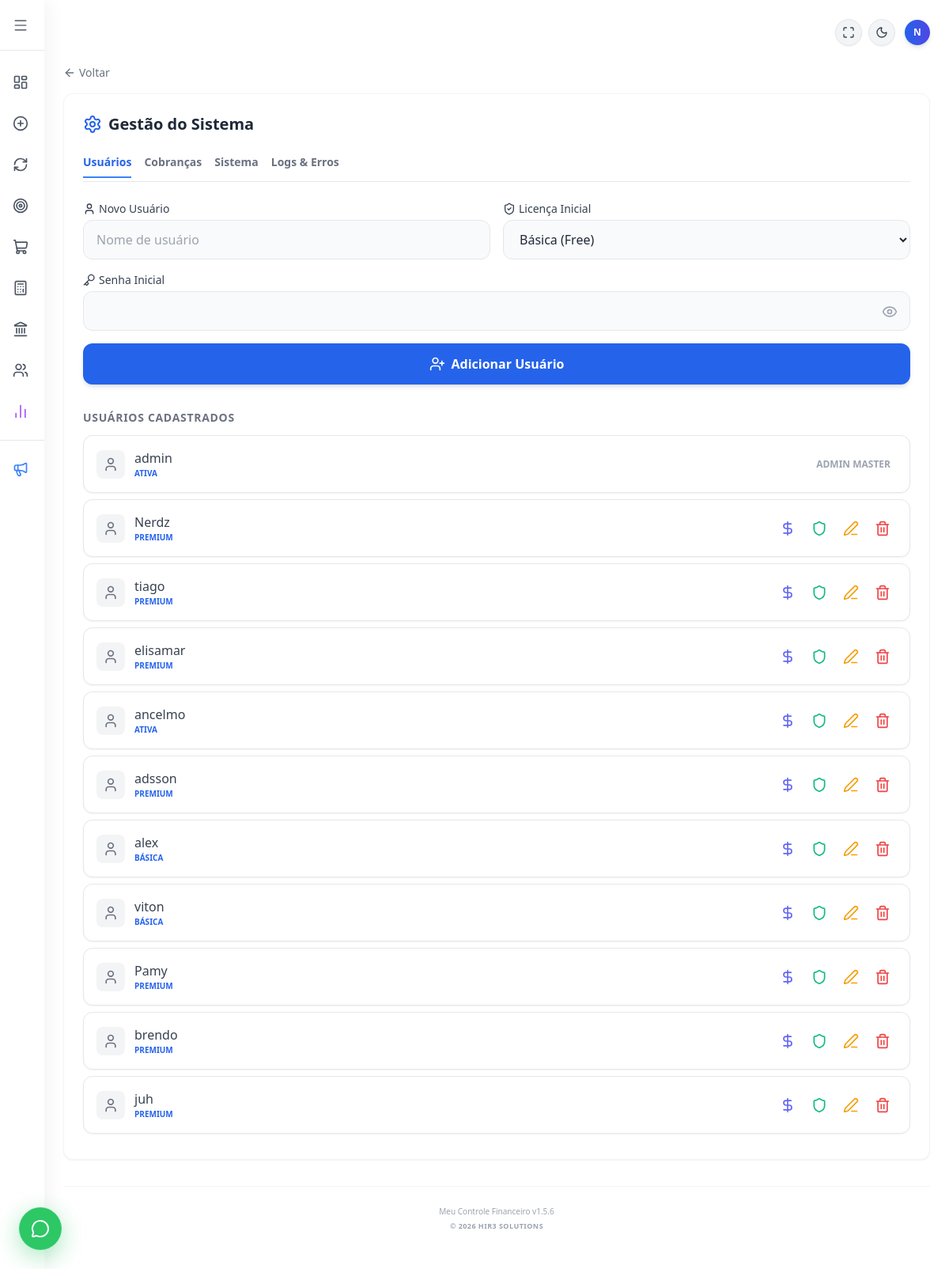
The app's page /usuarios (signed in) with its own data.
### tables this page shows
CREATE TABLE usuarios (
            id INTEGER PRIMARY KEY AUTOINCREMENT,
            usuario TEXT UNIQUE NOT NULL,
            senha TEXT NOT NULL
        , renda REAL DEFAULT 0.00, licenca TEXT DEFAULT 'Ativa', valor_licencas REAL DEFAULT 0.00, telefone TEXT, is_admin INTEGER DEFAULT 0);

### flask_app.py (the view, shortened to what this page needs)
@app.route('/usuarios', methods=['GET', 'POST'])
def usuarios():
    if 'logado' not in session:
        return redirect(url_for('login'))
    if not session.get('is_admin'):
        return render_template('telas/gestao_usuarios.html')
    conexao = sqlite3.connect('financas.db')
    conexao.row_factory = sqlite3.Row # Permite acessar colunas por nome
    cursor = conexao.cursor()
    try:
        cursor.execute("SELECT id, usuario, licenca, valor_licencas, modulos_liberados FROM usuarios")
        lista_users = cursor.fetchall()
    except sqlite3.OperationalError:
        cursor.execute("SELECT id, usuario, licenca, valor_licencas, 'Todos' as modulos_liberados FROM usuarios")
        lista_users = cursor.fetchall()
    logs = []
    try:
        cursor.execute("SELECT * FROM logs_sistema ORDER BY id DESC LIMIT 50")
        logs = [dict(row) for row in cursor.fetchall()]
    except sqlite3.OperationalError:
        logs = []
    conexao.close()
    db_size_mb = 0.0
    if os.path.exists('financas.db'):
        db_size_mb = round(os.path.getsize('financas.db') / (1024 * 1024), 2)
    uploads_size_mb = 0.0
    uploads_path = 'static/uploads' # Ajuste se sua pasta for diferente
    try:
        total_disk, used_disk, free_disk = shutil.disk_usage("/")
        disk_percent = int((used_disk / total_disk) * 100)
    except:
        disk_percent = 0
    sys_info = {
        'db_size': str(db_size_mb).replace('.', ','),
        'uploads_size': str(uploads_size_mb).replace('.', ','),
        'disk_percent': disk_percent,
        'python_version': platform.python_version(),
        'flask_version': flask.__version__,
        'app_version': 'v1.5.4'
    }
    return render_template('telas/gestao_usuarios.html', usuarios=lista_users, logs=logs, sys_info=sys_info)

### flask_app.py (called while the page is built)
@app.context_processor
def inject_global_vars():
    versao = "1.5.6"
    data_formatada = datetime.now().strftime('%B %Y').capitalize()
    return dict(
        versao_atual=versao,
        data_atual=data_formatada
    )

### templates/telas/gestao_usuarios.html (shortened to what this page needs)
{% extends "base.html" %}
{% block content %}
    <a href="javascript:history.back()" class="flex items-center gap-1 text-gray-500 hover:text-blue-600 dark:text-gray-400 dark:hover:text-blue-400 mb-4 transition-colors text-sm font-medium">
        <i data-lucide="arrow-left" class="w-4 h-4"></i>
        <span>Voltar</span>
    </a>
    <div class="w-full bg-white dark:bg-gray-800 p-6 rounded-xl shadow-sm border border-gray-100 dark:border-gray-700">
        <h2 class="text-xl font-bold mb-6 text-gray-800 dark:text-gray-200 flex items-center gap-2">
            <i data-lucide="settings" class="w-6 h-6 text-blue-600 dark:text-blue-400"></i> Gestão do Sistema
        </h2>
        <div class="flex gap-4 border-b border-gray-200 dark:border-gray-700 mb-6 overflow-x-auto pb-1">
            <button onclick="showTab('usuarios')" id="btn-usuarios" class="pb-2 border-b-2 border-blue-500 font-bold text-sm text-blue-600 dark:text-blue-400 transition-all whitespace-nowrap">Usuários</button>
            <button onclick="showTab('cobrancas')" id="btn-cobrancas" class="pb-2 border-b-2 border-transparent hover:border-gray-300 font-bold text-sm text-gray-500 transition-all whitespace-nowrap">Cobranças</button>
            <button onclick="showTab('sistema')" id="btn-sistema" class="pb-2 border-b-2 border-transparent hover:border-gray-300 font-bold text-sm text-gray-500 transition-all whitespace-nowrap">Sistema</button>
            <button onclick="showTab('logs')" id="btn-logs" class="pb-2 border-b-2 border-transparent hover:border-gray-300 font-bold text-sm text-gray-500 transition-all whitespace-nowrap">Logs & Erros</button>
        </div>
        {% if session.get('is_admin') %}
            <div id="div-usuarios" class="block">
                <form action="/usuarios" method="POST" class="mb-8 space-y-4">
                    <div class="grid grid-cols-1 md:grid-cols-2 gap-4">
                        <div>
                            <label class="block text-sm font-medium text-gray-700 dark:text-gray-300 mb-1 flex items-center gap-1">
                                <i data-lucide="user" class="w-4 h-4"></i> Novo Usuário
                            </label>
                            <input type="text" name="usuario" placeholder="Nome de usuário" required
                                   class="w-full px-4 py-3 bg-gray-50 dark:bg-gray-900 border border-gray-200 dark:border-gray-700 rounded-xl text-gray-800 dark:text-gray-100 focus:outline-none focus:ring-2 focus:ring-blue-500 transition-all">
                        </div>
                        <div>
                            <label class="block text-sm font-medium text-gray-700 dark:text-gray-300 mb-1 flex items-center gap-1">
                                <i data-lucide="shield-check" class="w-4 h-4"></i> Licença Inicial
                            </label>
                            <select name="licenca" required class="w-full px-4 py-3 bg-gray-50 dark:bg-gray-900 border border-gray-200 dark:border-gray-700 rounded-xl text-gray-800 dark:text-gray-100 focus:outline-none focus:ring-2 focus:ring-blue-500 transition-all cursor-pointer">
                                <option value="Básica" selected>Básica (Free)</option>
                            </select>
                        </div>
                    </div>
                    <div class="relative w-full">
                        <label class="block text-sm font-medium text-gray-700 dark:text-gray-300 mb-1 flex items-center gap-1">
                            <i data-lucide="key" class="w-4 h-4"></i> Senha Inicial
                        </label>
                        <input type="password" id="senha-input" name="senha" required
                               class="w-full px-4 py-3 pr-10 bg-gray-50 dark:bg-gray-900 border border-gray-200 dark:border-gray-700 rounded-xl text-gray-800 dark:text-gray-100 focus:outline-none focus:ring-2 focus:ring-blue-500 transition-all">
                        <button type="button" onclick="toggleSenha()" class="absolute right-4 top-10 text-gray-400 hover:text-gray-600 transition-colors">
                            <i id="olhinho-icone" data-lucide="eye" class="w-5 h-5"></i>
                        </button>
                    </div>
                    <button type="submit" name="cadastrar" class="w-full bg-blue-600 text-white font-bold py-3.5 px-4 rounded-xl hover:bg-blue-700 transition duration-200 shadow-md flex items-center justify-center gap-2 mt-4 active:scale-95">
                        <i data-lucide="user-plus" class="w-5 h-5"></i> Adicionar Usuário
                    </button>
                </form>
                <h3 class="text-sm font-bold text-gray-500 dark:text-gray-400 uppercase tracking-wider mb-3">Usuários Cadastrados</h3>
                {% for u in usuarios %}
                <div class="flex justify-between items-center p-4 bg-white dark:bg-gray-800 border border-gray-200 dark:border-gray-700 rounded-xl shadow-sm mb-2 hover:border-blue-300 transition-colors">
                    <span class="flex items-center gap-3 text-gray-700 dark:text-gray-200 font-medium">
                        <div class="bg-gray-100 dark:bg-gray-700 p-2 rounded-lg">
                            <i data-lucide="user" class="w-5 h-5 text-gray-500 dark:text-gray-300"></i>
                        </div>
                        <div class="flex flex-col">
                            <span>{{ u[1] }}</span>
                            <span class="text-[10px] text-blue-600 dark:text-blue-400 font-bold uppercase">{{ u[2] }}</span>
                        </div>
                    </span>
                    <div class="flex items-center gap-1">
                        {% if u[0] != 1 %}
                            <button type="button" onclick="abrirCobrancas('{{ u[0] }}', '{{ u[1] }}', '{{ u[3] }}')" class="text-indigo-500 p-2 rounded-lg hover:bg-indigo-50 dark:hover:bg-indigo-900/20 transition-colors" title="Gerenciar Cobranças">
                                <i data-lucide="dollar-sign" class="w-5 h-5"></i>
                            </button>
                            <form action="/tornar_admin/{{ u[0] }}" method="POST" class="m-0" onsubmit="return confirm('ATENÇÃO: Tem certeza que deseja promover este usuário a Administrador? Ele terá acesso total ao sistema.');">
                                <button type="submit" class="text-emerald-500 p-2 rounded-lg hover:bg-emerald-50 dark:hover:bg-emerald-900/20 transition-colors" title="Promover a Administrador">
                                    <i data-lucide="shield" class="w-5 h-5"></i>
                                </button>
                            </form>
                            <button type="button" onclick="abrirEdicao('{{ u[0] }}', '{{ u[1] }}', '{{ u[2] }}', '{{ u[3] }}', '{{ u[4] }}')" class="text-amber-500 p-2 rounded-lg hover:bg-amber-50 dark:hover:bg-amber-900/20 transition-colors" title="Editar Usuário">
                                <i data-lucide="edit-3" class="w-5 h-5"></i>
                            </button>
                            <form action="/usuarios" method="POST" class="m-0" onsubmit="return confirm('Excluir?');">
                                <button type="submit" name="excluir" class="text-red-500 p-2 rounded-lg hover:bg-red-50 transition-colors"><i data-lucide="trash-2" class="w-5 h-5"></i></button>
                            </form>
                        {% else %}
                            <span class="text-xs text-gray-400 font-bold uppercase mr-2">Admin Master</span>
                        {% endif %}
                    </div>
                </div>
                {% endfor %}
            </div>
        {% endif %}
    </div>
{% endblock %}

### records on screen
usuarios: usuario "admin", licenca "ATIVA", shows "ADMIN MASTER"
usuarios: usuario "Nerdz", licenca "PREMIUM"
usuarios: usuario "tiago", licenca "PREMIUM"
usuarios: usuario "elisamar", licenca "PREMIUM"
usuarios: usuario "ancelmo", licenca "ATIVA"
usuarios: usuario "adsson", licenca "PREMIUM"
usuarios: usuario "alex", licenca "BÁSICA"
usuarios: usuario "viton", licenca "BÁSICA"
usuarios: usuario "Pamy", licenca "PREMIUM"
usuarios: usuario "brendo", licenca "PREMIUM"
usuarios: usuario "juh", licenca "PREMIUM"

### other values on screen
{{ session.get('usuario', 'U')[:1].upper() }} "N"
{{ versao_atual }} "1.5.6"
